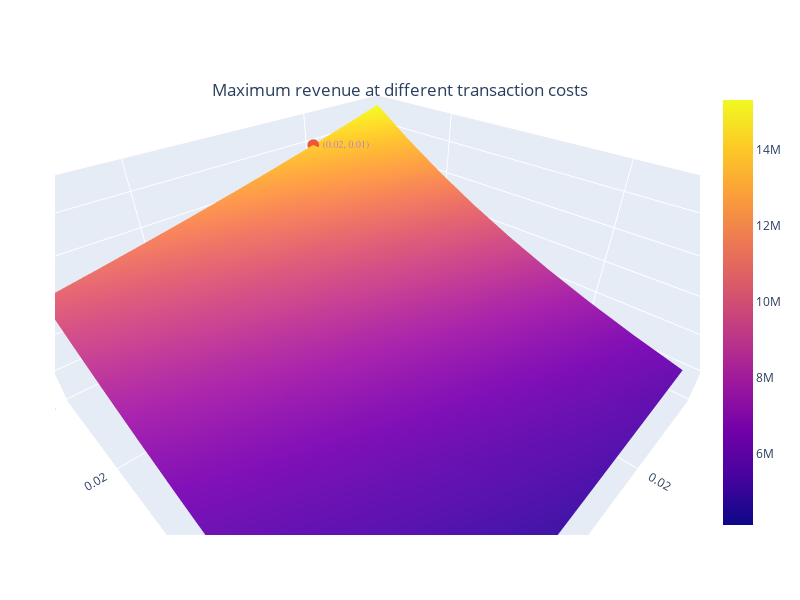

Source (notebook cell):
### Code cell
z = total_Profit
x, y = np.arange(0.01, 0.051, 0.005), np.arange(0.01, 0.051, 0.005)
fig = go.Figure()
fig.add_trace(go.Surface(z=z, x=x, y=y))
fig.add_trace(go.Scatter3d(x=[0.02], y=[0.01], z=[total_Profit[0, 2]],
    mode="markers+text",
    marker={'size':4},
    text=['(0.02, 0.01)'],
    textfont={'color':["#bc80bd"], 'family':'Balto, sans-serif', 'size':[10]},
    textposition=['middle right']
))
fig.update_layout(title={'text':'Maximum revenue at different transaction costs', 'x':0.5, 'y':0.86}, autosize=False,
                  width=800, height=600,
                  scene=dict(xaxis_title='TC of Bitcoin', yaxis_title='TC of Gold',
                            zaxis_title='Revenue ($)', aspectratio=dict(x=2, y=2, z=1)),
                  margin=dict(l=55, r=50, b=65, t=90))
fig.show()

### Figure 1 — Plotly figure (JSON) as saved in the notebook; plotly's stock layout.template omitted (floating-point values rounded to 4 significant figures)
{"data": [{"type": "surface", "x": [0.01, 0.015, 0.02, 0.025, 0.03, 0.035, 0.04, 0.045, 0.05], "y": [0.01, 0.015, 0.02, 0.025, 0.03, 0.035, 0.04, 0.045, 0.05], "z": [[15310000.0, 14610000.0, 13930000.0, 13290000.0, 12670000.0, 12070000.0, 11510000.0, 10960000.0, 10440000.0], [13670000.0, 13040000.0, 12440000.0, 11860000.0, 11310000.0, 10780000.0, 10280000.0, 9790000.0, 9326000.0], [12200000.0, 11640000.0, 11100000.0, 10590000.0, 10090000.0, 9622000.0, 9170000.0, 8737000.0, 8323000.0], [10880000.0, 10380000.0, 9901000.0, 9442000.0, 9002000.0, 8581000.0, 8178000.0, 7792000.0, 7422000.0], [9696000.0, 9250000.0, 8823000.0, 8414000.0, 8022000.0, 7647000.0, 7288000.0, 6944000.0, 6614000.0], [8634000.0, 8237000.0, 7856000.0, 7492000.0, 7143000.0, 6809000.0, 6489000.0, 6183000.0, 5890000.0], [7681000.0, 7328000.0, 6990000.0, 6666000.0, 6356000.0, 6058000.0, 5774000.0, 5501000.0, 5240000.0], [6829000.0, 6515000.0, 6214000.0, 5926000.0, 5650000.0, 5386000.0, 5133000.0, 4891000.0, 4659000.0], [6066000.0, 5787000.0, 5520000.0, 5264000.0, 5019000.0, 4784000.0, 4560000.0, 4345000.0, 4139000.0]]}, {"marker": {"size": 4}, "mode": "markers+text", "text": ["(0.02, 0.01)"], "textfont": {"color": ["#bc80bd"], "family": "Balto, sans-serif", "size": [10]}, "textposition": ["middle right"], "type": "scatter3d", "x": [0.02], "y": [0.01], "z": [13930000.0]}], "layout": {"autosize": false, "height": 600, "margin": {"b": 65, "l": 55, "r": 50, "t": 90}, "scene": {"aspectratio": {"x": 2, "y": 2, "z": 1}, "xaxis": {"title": {"text": "TC of Bitcoin"}}, "yaxis": {"title": {"text": "TC of Gold"}}, "zaxis": {"title": {"text": "Revenue ($)"}}}, "title": {"text": "Maximum revenue at different transaction costs", "x": 0.5, "y": 0.86}, "width": 800}}
